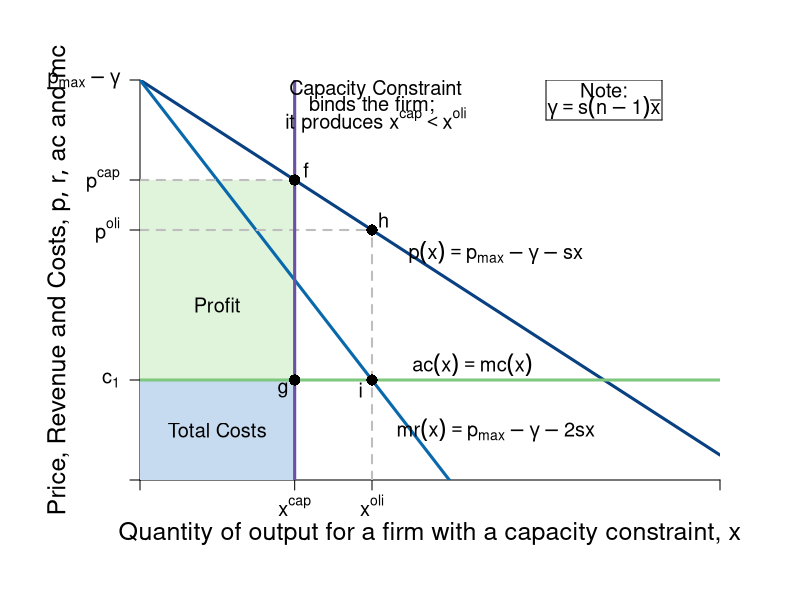

Here is the R script that generated this plot:
#Graph Designer: Simon Halliday
#Authors: Bowles, Foley and Halliday
#Title: Coordination, Conflict and Competition: A Text in Microeconomics

require(shape)
pdf(file = "competitionmarkets/cournot_cap.pdf", width = 9, height = 7)

#Set parameters for graphics
axislabelsize <- 1.5
labelsize <- 1.2
graphlinewidth <- 3
segmentlinewidth <- 2

COL <- c("#7fc97f", "#beaed4", "#fdc086", "#ffff99", "#386cb0", "#f0027f", "#bf5b17", "#666666")
COLA <- c("#e0f3db", "#99d8c9","#66c2a4","#41ae76", "#238b45", "#005824")
COLB <- c("#c6dbef", "#4eb3d3", "#2b8cbe", "#0868ac","#084081")
COLC <- c("#fcfbfd", "#efedf5", "#dadaeb", "#bcbddc", "#9e9ac8", "#807dba", "#6a51a3", "#54278f", "#3f007d")

#Edited the margins to cater for the larger LHS labels
par(mar =  c(6, 7, 4, 4))

AvgRevenue <- function(x, s = 0.5, pmax = 20, c1 = 2, n = 5, xbar = 6){
  pmax -s*(n-1)*xbar -s*x
}

MRevenue <- function(x,  s = 0.5, pmax = 20, c1 = 2, n = 5,  xbar = 6){
  pmax - s*(n-1)*xbar -2*s*x
}

AvgCost <- function(x, c0 = 2, c1 = 2){
  c0/x + c1
}

xlims <- c(0, 15)
ylims <- c(0, 8)

npts <- 501 
x <- seq(xlims[1], xlims[2], length.out = npts)
y <- seq(ylims[1], ylims[2], length.out = npts) 
a <- c(13, 16.75, 19.25)

plot(0, 0, xlim = xlims, ylim = ylims, type = "n",
     xlab = expression(paste("")),
     ylab = expression(paste("")), 
     xaxt = "n", 
     yaxt = "n", 
     cex.lab = axislabelsize, 
     bty = "n",
     xaxs="i", 
     yaxs="i")

# ticksy <- seq(from = ylims[1], to = ylims[2], by = 1)
# ylabels <- seq(from = ylims[1], to = ylims[2], by = 1)
# ticksx <- seq(from = xlims[1], to = xlims[2], by = 1)
# xlabels <- seq(from = xlims[1], to = xlims[2], by = 1)
ticksy <- c(0, 2, AvgRevenue(x = 6), AvgRevenue(x = 4), ylims[2])
ylabels <- c(NA, expression(paste(c[1])), expression(paste(p^{oli})), expression(paste(p^{cap})), expression(paste(p[max] - gamma)))
ticksx <- c(0, 4, 6,  xlims[2])
xlabels <- c(NA, expression(paste(x^{cap})), expression(paste(x^{oli})), NA)

axis(1, at = ticksx, pos = 0, labels = xlabels, cex.axis = labelsize)
axis(2, at = ticksy, pos = 0, labels = ylabels, las = 1, cex.axis = labelsize)

npts <- 500 
xx1 <- seq(xlims[1], xlims[2], length.out = npts)
xx3 <- seq(2, 6, length.out = npts)

#Draw the polygon for profit
xpoly1 <- c(0, 4, 4, 0, 0)
ypoly1 <- c(2, 2, AvgRevenue(x = 4), AvgRevenue(x = 4), 2)
polygon(x = xpoly1, y = ypoly1, col=COLA[1], density=NULL, border = NA)

#Draw the polygon for costs
xpoly2 <- c(0, 4, 4, 0, 0)
ypoly2 <- c(0, 0, 2, 2, 2)
polygon(x = xpoly2, y = ypoly2, col=COLB[1], density=NULL, border = NA)

#Draw the polygon for deadweight loss
# xpoly3 <- c(6, 6, 12, 6)
# ypoly3 <- c(2, AvgRevenue(x = 6), 2, 2)
# polygon(x = xpoly3, y = ypoly3, col=COL[4], density=NULL, border = NA)

#Draw the polygon for consumer surplus
# xpoly4 <- c(0, 6, 0, 0)
# ypoly4 <- c(AvgRevenue(x = 6), AvgRevenue(x = 6), AvgRevenue(x = 0), AvgRevenue(x = 6))
# polygon(x = xpoly4, y = ypoly4, col=COLC[3], density=NULL, border = NA)


#lines(xx1, bcA(xx1, w = 10, p = 1.5), col = COLB[3], lwd = graphlinewidth)
lines(xx1, AvgRevenue(xx1), col = COLB[5], lwd = graphlinewidth)
lines(xx1, MRevenue(xx1), col = COLB[4], lwd = graphlinewidth)
#lines(xx1, AvgCost(xx1, c0 = 2, c1 = 4), col = COLA[5], lwd = graphlinewidth)

#Label the axes
mtext(expression(paste("Quantity of output for a firm with a capacity constraint, ", x)), side=1, line = 2.5, cex = axislabelsize)
text(-2.1, 0.5*ylims[2], expression(paste("Price, Revenue and Costs, ", list(p, r, ac), " and ", mc)), xpd = TRUE, cex = axislabelsize, srt = 90) 

text(8.6, 2.3, expression(paste(ac(x) == mc(x))), cex = labelsize)
text(9.2, 4.55, expression(paste(p(x) == p[max] - gamma - s*x)), cex = labelsize)
text(9.2, 1, expression(paste(mr(x) == p[max] - gamma - 2*s*x)), cex = labelsize)

#Labels cost and profit areas
text(2, 1, expression("Total Costs"), cex = labelsize)
text(2, 3.5, expression("Profit"), cex = labelsize)
# text(5.25, 5.5, expression("Deadweight"), cex = labelsize)
# text(5.25, 5, expression("Loss"), cex = labelsize)

#Draw segments for total costs
segments(0, AvgRevenue(x = 4), 4, AvgRevenue(x = 4), lty = 2, col = "gray" , lwd = segmentlinewidth)
segments(0, AvgRevenue(x = 6), 6, AvgRevenue(x = 6), lty = 2, col = "gray" , lwd = segmentlinewidth)
segments(6, 0, 6, AvgRevenue(x = 6), lty = 2, col = "gray" , lwd = segmentlinewidth)
segments(0, 2, xlims[2], 2, lty = 1, col = COL[1] , lwd = graphlinewidth)

#Segment for capacity constraint
segments(4, 0, 4, ylims[2], lty = 1, col = COLC[7] , lwd = graphlinewidth)

#Label Points for comparison
points(6, MRevenue(x = 6), pch = 16, col = "black", cex = 1.5)
text(5.7, MRevenue(x = 6) - 0.2, expression(i), cex = labelsize)


points(6, AvgRevenue(x = 6), pch = 16, col = "black", cex = 1.5)
text(6.3, AvgRevenue(x = 6) + 0.2, expression(h), cex = labelsize)

points(4, AvgRevenue(x = 4), pch = 16, col = "black", cex = 1.5)
text(4.3, AvgRevenue(x = 4) + 0.2, expression(f), cex = labelsize)

points(4, 2, pch = 16, col = "black", cex = 1.5)
text(3.7, 2 - 0.2, expression(g), cex = labelsize)


# Arrow to Consumer surplus
#text(7.3, 7.5, expression(paste("Consumer Surplus")), cex = labelsize)
#text(6, 11, expression(paste(cs(x) == frac(1,2)*(p[max] - p^{mon})*x^{mon} )), cex = labelsize)
#Arrows(5.4, 7.5, 2.9, 6, col = "black", lty = 1, lwd = 2, arr.type = "triangle", arr.lwd = 0.5)

# Arrow to Deadweight loss
#text(11.6, 5.1, expression(paste("Deadweight Loss")), cex = labelsize)
#text(9, 7, expression(paste(dwl(x) == frac(1,2)*(p^{mon} - c[1])*(x^{many} - x^{mon}))), cex = labelsize)
#Arrows(9.9, 5.1, 7.4, 3.6, col = "black", lty = 1, lwd = 2, arr.type = "triangle", arr.lwd = 0.5)

text(12, 7.8, expression(paste("Note:")), cex = labelsize)
text(12, 7.45, expression(paste(gamma == s*(n-1)*bar(x))), cex = labelsize)
segments(10.5, 7.2, 13.5, 7.2, lty = 1, col = "black" , lwd = 1)
segments(10.5, 8, 13.5, 8, lty = 1, col = "black" , lwd = 1)
segments(10.5, 7.2, 10.5, 8, lty = 1, col = "black" , lwd = 1)
segments(13.5, 7.2, 13.5, 8, lty = 1, col = "black" , lwd = 1)

text(6.1, 7.8, expression(paste("Capacity Constraint")), cex = labelsize)
text(6, 7.5, expression(paste("binds the firm;")), cex = labelsize)
text(6.1, 7.2, expression(paste("it produces ", x^{cap} < x^{oli})), cex = labelsize)
#text(12, 7.55, expression(paste(gamma == s*(n-1)*bar(x))), cex = labelsize)



dev.off()
